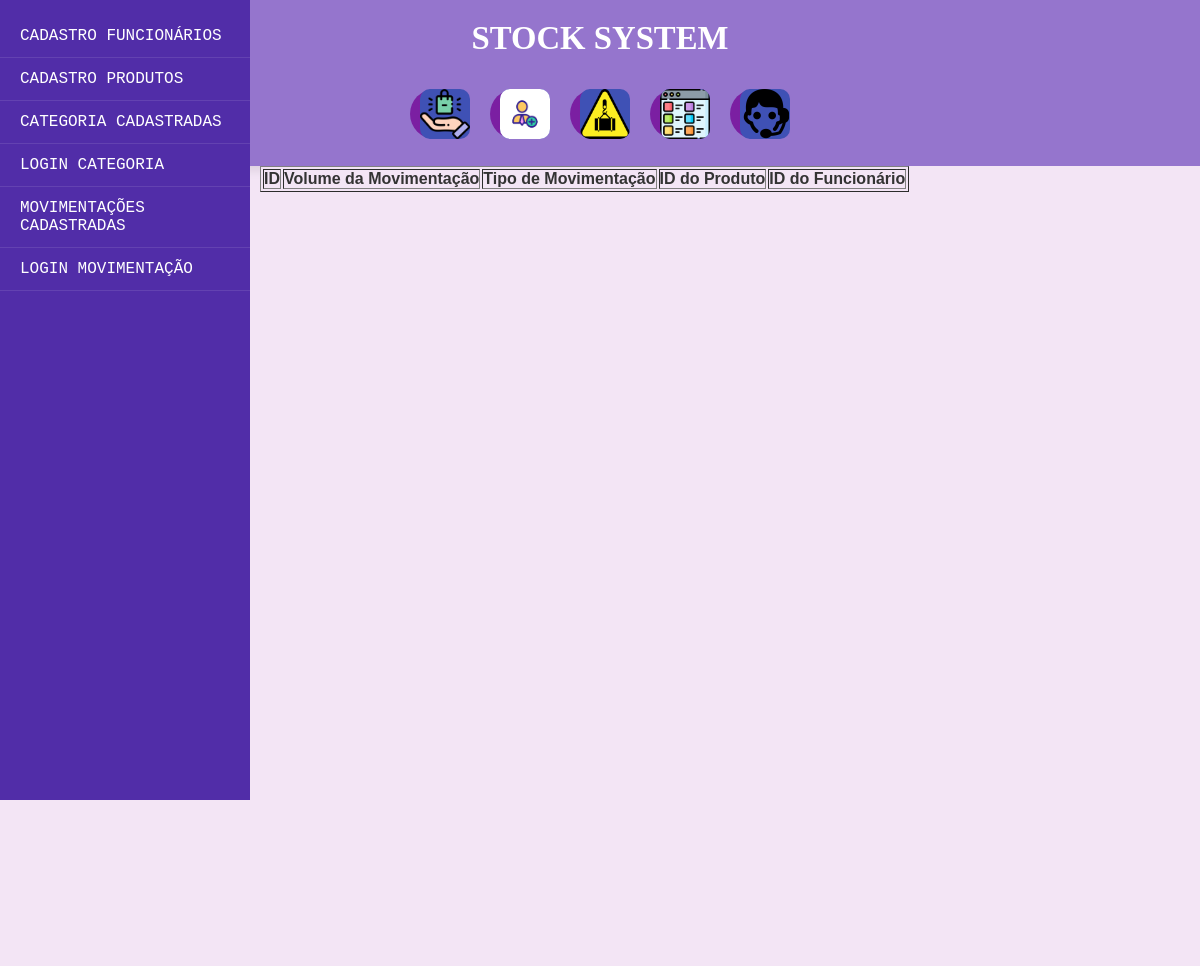
Before: /listar_movimentacoes with the older database file.
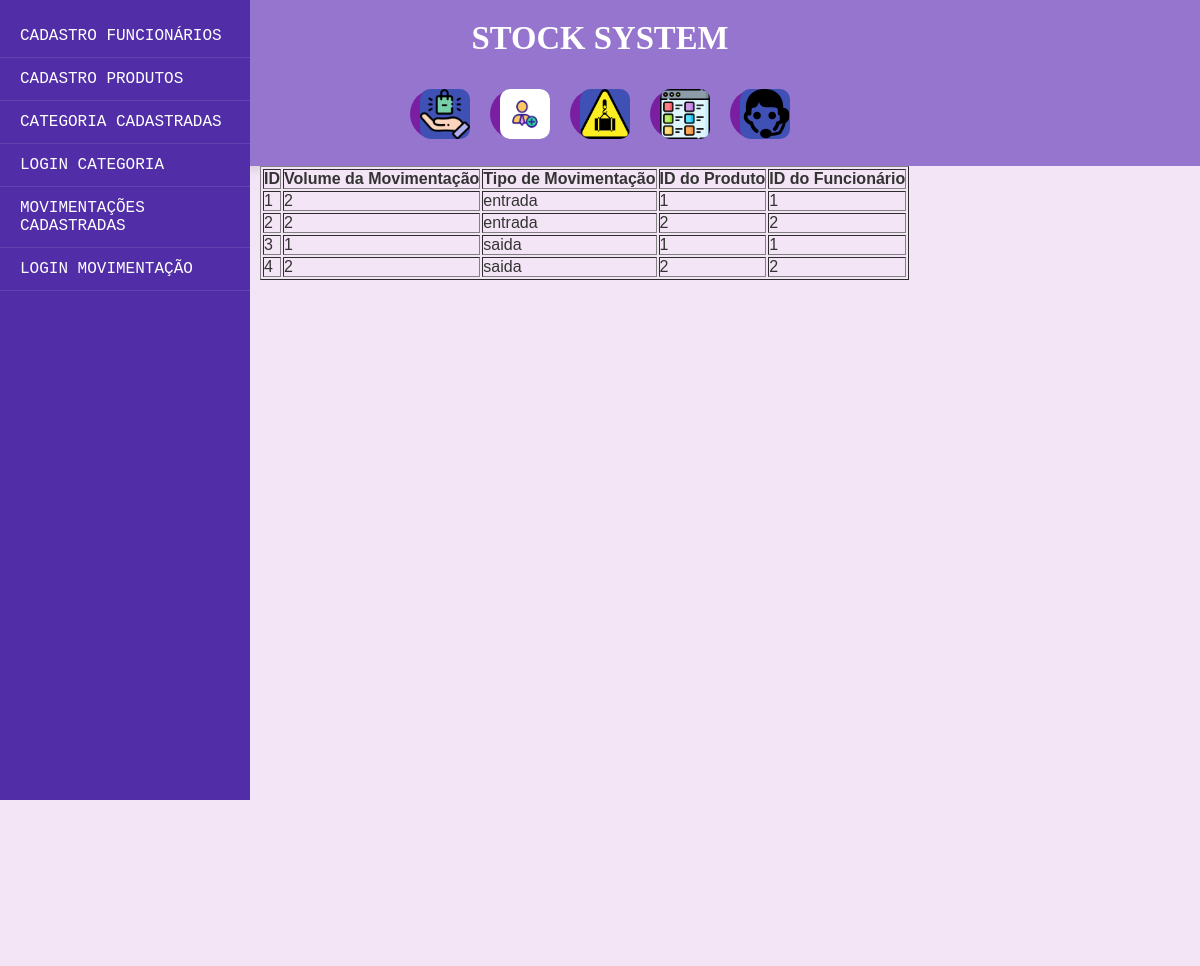
After: the same page with the newer database file.
### models.py (models this page shows, shortened)
class Movimentacao(Base):
    __tablename__ = 'movimentacao'
    id = Column(Integer, primary_key=True)
    volume_movimentacao = Column(Integer, nullable=False)
    atividade = Column(String(10), nullable=False, index=True)  # 'entrada' ou 'saida'
    produto_movimentado = Column(Integer, ForeignKey('produto.id'), nullable=False)
    funcionario_movimentado = Column(Integer, ForeignKey('funcionario.id'), nullable=False)
    movimentacao_produto = relationship(Produto, backref='movimentacoes')
    movimentacao_funcionario = relationship(Funcionario, backref='movimentacoes')

### app.py (the view)
@app.route('/listar_movimentacoes')
def movimentacao():
    movimentacoes = Movimentacao.query.all()
    return render_template('movimentacao.html', movimentacoes=movimentacoes)

### templates/movimentacao.html (shortened to what this page needs)
{% extends 'template.html' %}
{% block conteudo %}
<table border="1">
    <thead>
    <tr>
        <th>ID</th>
        <th>Volume da Movimentação</th>
        <th>Tipo de Movimentação</th>
        <th>ID do Produto</th>
        <th>ID do Funcionário</th>
    </tr>
    </thead>
    <tbody>
    {% for movimentacao in movimentacoes %}
    <tr>
        <td>{{ movimentacao.id }}</td>
        <td>{{ movimentacao.volume_movimentacao }}</td>
        <td>{{ movimentacao.atividade }}</td>
        <td>{{ movimentacao.produto_movimentado }}</td>
        <td>{{ movimentacao.funcionario_movimentado }}</td>
    </tr>
    {% endfor %}
    </tbody>
</table>
{% endblock conteudo %}

### templates/template.html (shortened to what this page needs)
<!doctype html>
<html lang="pt-BR">
<head>
    <link rel="stylesheet" href="/static/template.css">
</head>
<body>
<header>
    <h3><strong>STOCK SYSTEM</strong></h3><br>
    <div class="lista">
        <div class="produto">
            <a href="{{url_for('produto')}}" class="imagem_template">
                <img class="caracteristicas" src="/static/produto.png" alt="Ícone da casa">
            </a>
        </div>
        <div class="produto">
            <a href="{{url_for('funcionario')}}" class="imagem_template">
                <img class="caracteristicas" src="/static/funcionario.jpg" alt="Ícone da casa">
            </a>
        </div>
        <div class="produto">
            <a href="{{url_for('movimentacao')}}" class="imagem_template">
                <img class="caracteristicas" src="/static/movimentacao.png" alt="Ícone da casa">
            </a>
        </div>
        <div class="produto">
            <a href="{{url_for('categoria')}}" class="imagem_template">
                <img class="caracteristicas" src="/static/categoria.png" alt="Ícone da casa">
            </a>
        </div>
        <div class="produto">
            <a href="{{url_for('suporte')}}" class="imagem_template">
                <img class="caracteristicas" src="/static/suporte.png" alt="Ícone da casa">
            </a>
        </div>
    </div>
</header>
<div class="container">
    <nav>
        <a href="{{url_for('criar_funcionario')}}"> CADASTRO FUNCIONÁRIOS</a>
        <a href="{{url_for('criar_produto')}}"> CADASTRO PRODUTOS</a>
        <a href="{{url_for('categoria')}}"> CATEGORIA CADASTRADAS</a>
        <a href="{{url_for('criar_categoria')}}"> LOGIN CATEGORIA</a>
        <a href="{{url_for('movimentacao')}}"> MOVIMENTAÇÕES CADASTRADAS</a>
        <a href="{{url_for('criar_movimentacao')}}"> LOGIN MOVIMENTAÇÃO</a>
    </nav>
    <main>
        {% block conteudo %}
        {% endblock %}
    </main>
</div>
</body>
</html>

### static/template.css (style rules this page uses)
* { margin: 0; padding: 0; box-sizing: border-box; }
html, body { height: 100%; font-family: 'Arial', sans-serif; background-color: #f3e5f5; color: #333; }
a { color: #7b1fa2; text-decoration: none; transition: color 0.3s; }
header { background-color: #9575cd; padding: 20px; text-align: center; font-size: 28px; font-weight: bold; color: #ffffff; box-shadow: 0 4px 10px rgba(0, 0, 0, 0.1); }
body { display: flex; flex-direction: column; }
nav { background-color: #512da8; width: 250px; height: 100vh; position: fixed; top: 0; left: 0; padding-top: 20px; overflow-y: auto; display: flex; flex-direction: column; }
nav a { display: block; padding: 15px 20px; font-size: 18px; color: white; border-bottom: 2px solid rgba(255, 255, 255, 0.2); transition: background-color 0.3s; }
main { flex: 1; padding: 20px; margin-left: 250px; background-color: white; overflow-y: auto; }
.imagem_template { display: inline-block; border-radius: 50%; height: 50px; width: 50px; background-color: #7b1fa2; text-align: left; line-height: 50px; color: white; margin-right: 20px; margin-left: 10px; }
.caracteristicas { display: inline-block; height: 50px; width: 50px; margin-left: 10px; background-color: #3f51b5; border-radius: 10px; text-align: right; line-height: 50px; color: white; float: left; margin-bottom: 10px; }
nav { background-color: #512da8; width: 250px; height: 100vh; position: fixed; top: 0; left: 0; padding-top: 15px; overflow-y: auto; display: flex; flex-direction: column; font-family: 'Consolas', monospace; }
nav a { display: block; padding: 12px 20px; font-size: 16px; color: white; border-bottom: 1px solid rgba(255, 255, 255, 0.1); transition: background-color 0.3s; }
h3 { font-family: "Baskerville Old Face"; }
main { flex: 1; padding: 0; margin-left: 260px; background-color: #f3e5f5; height: 100vh; }
header { display: flex; flex-direction: column; justify-content: center; align-items: center; background-color: #9575cd; padding: 20px; font-size: 28px; font-weight: bold; color: #ffffff; box-shadow: 0 4px 10px rgba(0, 0, 0, 0.1); }
header img { margin: 0 10px; }
.lista { display: flex; width: 100%; justify-content: center; align-items: center; }

Changed rows visible on the page:
added Movimentacao: id "1", volume_movimentacao "2", atividade "entrada", produto_movimentado "1", funcionario_movimentado "1"
added Movimentacao: id "2", volume_movimentacao "2", atividade "entrada", produto_movimentado "2", funcionario_movimentado "2"
added Movimentacao: id "3", volume_movimentacao "1", atividade "saida", produto_movimentado "1", funcionario_movimentado "1"
added Movimentacao: id "4", volume_movimentacao "2", atividade "saida", produto_movimentado "2", funcionario_movimentado "2"
